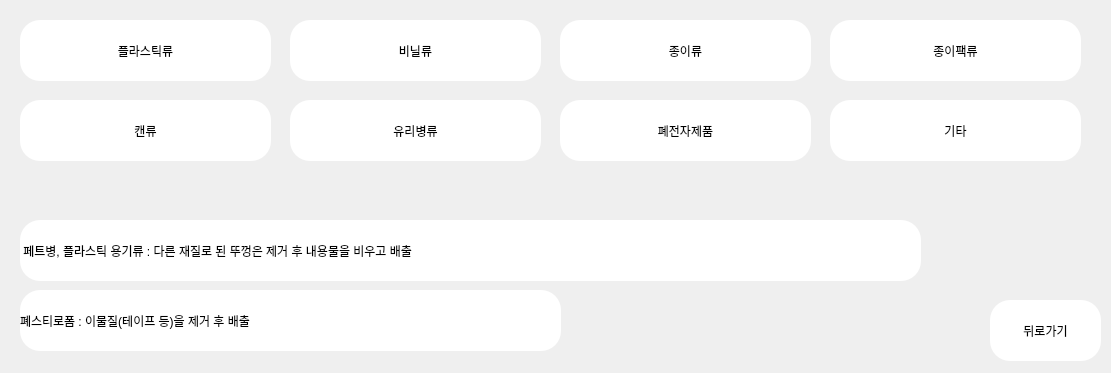
<?xml version="1.0" encoding="UTF-8"?>
<ui version="4.0">
 <class>MainWindow</class>
 <widget class="QMainWindow" name="MainWindow">
  <property name="geometry">
   <rect>
    <x>0</x>
    <y>0</y>
    <width>1111</width>
    <height>373</height>
   </rect>
  </property>
  <property name="minimumSize">
   <size>
    <width>1111</width>
    <height>373</height>
   </size>
  </property>
  <property name="maximumSize">
   <size>
    <width>1111</width>
    <height>373</height>
   </size>
  </property>
  <property name="windowTitle">
   <string>MainWindow</string>
  </property>
  <widget class="QWidget" name="centralwidget">
   <widget class="QPushButton" name="plasticButton">
    <property name="geometry">
     <rect>
      <x>20</x>
      <y>20</y>
      <width>251</width>
      <height>61</height>
     </rect>
    </property>
    <property name="styleSheet">
     <string notr="true">border-radius:20px;
background-color: rgb(255,255,255);
front : 10pt &quot;MS Shell Dig 2&quot;;</string>
    </property>
    <property name="text">
     <string>플라스틱류</string>
    </property>
   </widget>
   <widget class="QPushButton" name="vinylButton">
    <property name="geometry">
     <rect>
      <x>290</x>
      <y>20</y>
      <width>251</width>
      <height>61</height>
     </rect>
    </property>
    <property name="styleSheet">
     <string notr="true">border-radius:20px;
background-color: rgb(255,255,255);
front : 10pt &quot;MS Shell Dig 2&quot;;</string>
    </property>
    <property name="text">
     <string>비닐류</string>
    </property>
   </widget>
   <widget class="QPushButton" name="paperButton">
    <property name="geometry">
     <rect>
      <x>560</x>
      <y>20</y>
      <width>251</width>
      <height>61</height>
     </rect>
    </property>
    <property name="styleSheet">
     <string notr="true">border-radius:20px;
background-color: rgb(255,255,255);
front : 10pt &quot;MS Shell Dig 2&quot;;</string>
    </property>
    <property name="text">
     <string>종이류</string>
    </property>
   </widget>
   <widget class="QPushButton" name="paperBagButton">
    <property name="geometry">
     <rect>
      <x>830</x>
      <y>20</y>
      <width>251</width>
      <height>61</height>
     </rect>
    </property>
    <property name="styleSheet">
     <string notr="true">border-radius:20px;
background-color: rgb(255,255,255);
front : 10pt &quot;MS Shell Dig 2&quot;;</string>
    </property>
    <property name="text">
     <string>종이팩류</string>
    </property>
   </widget>
   <widget class="QPushButton" name="canButton">
    <property name="geometry">
     <rect>
      <x>20</x>
      <y>100</y>
      <width>251</width>
      <height>61</height>
     </rect>
    </property>
    <property name="styleSheet">
     <string notr="true">border-radius:20px;
background-color: rgb(255,255,255);
front : 10pt &quot;MS Shell Dig 2&quot;;</string>
    </property>
    <property name="text">
     <string>캔류</string>
    </property>
   </widget>
   <widget class="QPushButton" name="glassButton">
    <property name="geometry">
     <rect>
      <x>290</x>
      <y>100</y>
      <width>251</width>
      <height>61</height>
     </rect>
    </property>
    <property name="styleSheet">
     <string notr="true">border-radius:20px;
background-color: rgb(255,255,255);
front : 10pt &quot;MS Shell Dig 2&quot;;</string>
    </property>
    <property name="text">
     <string>유리병류</string>
    </property>
   </widget>
   <widget class="QPushButton" name="elecButton">
    <property name="geometry">
     <rect>
      <x>560</x>
      <y>100</y>
      <width>251</width>
      <height>61</height>
     </rect>
    </property>
    <property name="styleSheet">
     <string notr="true">border-radius:20px;
background-color: rgb(255,255,255);
front : 10pt &quot;MS Shell Dig 2&quot;;</string>
    </property>
    <property name="text">
     <string>폐전자제품</string>
    </property>
   </widget>
   <widget class="QPushButton" name="etcButton">
    <property name="geometry">
     <rect>
      <x>830</x>
      <y>100</y>
      <width>251</width>
      <height>61</height>
     </rect>
    </property>
    <property name="styleSheet">
     <string notr="true">border-radius:20px;
background-color: rgb(255,255,255);
front : 10pt &quot;MS Shell Dig 2&quot;;</string>
    </property>
    <property name="text">
     <string>기타</string>
    </property>
   </widget>
   <widget class="QLabel" name="label">
    <property name="geometry">
     <rect>
      <x>20</x>
      <y>220</y>
      <width>901</width>
      <height>61</height>
     </rect>
    </property>
    <property name="styleSheet">
     <string notr="true">border-radius:20px;
background-color: rgb(255,255,255);
front : 10pt &quot;MS Shell Dig 2&quot;;
qproperty-alignment: AlignCenter;</string>
    </property>
    <property name="text">
     <string> 페트병, 플라스틱 용기류 : 다른 재질로 된 뚜껑은 제거 후 내용물을 비우고 배출</string>
    </property>
   </widget>
   <widget class="QLabel" name="label_3">
    <property name="geometry">
     <rect>
      <x>20</x>
      <y>290</y>
      <width>541</width>
      <height>61</height>
     </rect>
    </property>
    <property name="styleSheet">
     <string notr="true">border-radius:20px;
background-color: rgb(255,255,255);
front : 10pt &quot;MS Shell Dig 2&quot;;
qproperty-alignment: AlignCenter;</string>
    </property>
    <property name="text">
     <string>폐스티로폼 : 이물질(테이프 등)을 제거 후 배출</string>
    </property>
   </widget>
   <widget class="QPushButton" name="backButton">
    <property name="geometry">
     <rect>
      <x>990</x>
      <y>300</y>
      <width>111</width>
      <height>61</height>
     </rect>
    </property>
    <property name="styleSheet">
     <string notr="true">border-radius:20px;
background-color: rgb(255,255,255);
front : 10pt &quot;MS Shell Dig 2&quot;;</string>
    </property>
    <property name="text">
     <string>뒤로가기</string>
    </property>
   </widget>
  </widget>
 </widget>
 <resources/>
 <connections/>
</ui>
